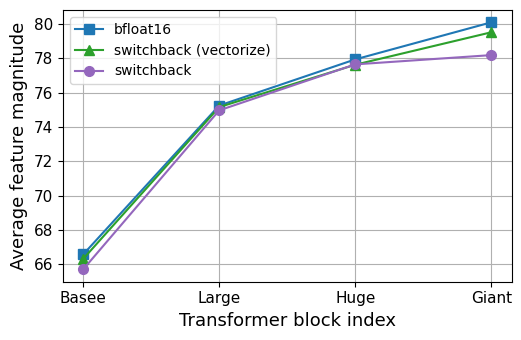

This chart was generated by the following Python code:
import matplotlib.pyplot as plt
import pandas as pd
import numpy as np
import os

import matplotlib.gridspec as gridspec

# from mpl_toolkits.axes_grid1.inset_locator import zoomed_inset_axes, mark_inset
# from mpl_toolkits.axes_grid1.anchored_artists import AnchoredSizeBar


#plt.rcParams['font.family'] = 'STIXGeneral'

cmap=plt.get_cmap('cool')
def get_metrics(filename):
    if not os.path.exists(filename):
        print(filename)
        return 100 * 1./1000
    f = open(filename, "r")
    c = f.read()
    good =[l for l in c.split("\n") if "imagenet-zero" in l]
    if len(good) != 1:
        return 100 * 1./1000
    top5 = float(good[0].split("\t")[1].split(" ")[-1])
    top1 = float(good[0].split("\t")[0].split(" ")[-1])
    return 100 * top1

def proc(df, lim):
    df.drop(df[df[0] == 0].index[1:], axis=0, inplace=True)
    df.drop_duplicates(0, keep='last', inplace=True)
    if lim > 0:
        df = df[df[0] < lim]
    return df
if __name__ == '__main__':
    kernel_size = 40
    min_loss = 14
    max_scaler = 1
    log_level = 1  #+ len(modules)

    # NOTE: LOOK AT FEATURE STDDEV!

    #fig, axlist = plt.subplots(log_level, 2, figsize=(16, 5 * log_level))
    fig = plt.figure(tight_layout=True, figsize=(10, 3.5))
    gs = gridspec.GridSpec(1, 2)
    # if log_level == 1:
    #     axlist = [axlist]

    axlabels = []

    convert = {
        'B-32' : 'Base',
        'L-14' : 'Large',
        'H-14' : 'Huge',
    }

    #axins2 = zoomed_inset_axes(axlist[0], zoom=3, bbox_to_anchor=(1, 1))
    ax = fig.add_subplot(gs[0, 0])

    ys1 = [66.57, 75.25, 77.94, 80.1]
    ys2 = [66.31, 75.16, 77.63, 79.52]
    ys3 = [65.70, 74.97, 77.65, 78.19]
    ax.plot(ys1, color='C0', label='bfloat16', marker='s', markersize=7)
    ax.plot(ys2, color='C2', label='switchback (vectorize)', marker='^', markersize=7)
    ax.plot(ys3, color='C4', label='switchback', marker='o', markersize=7)

    sizes = ['Basee', 'Large', 'Huge', 'Giant']
    ax.set_xticks([j for j, _ in enumerate(sizes)])
    ax.set_xticklabels(sizes)
    ax.set_xlabel('Transformer block index', fontsize=13)
    ax.set_ylabel('Average feature magnitude', fontsize=13)
    #leg = ax.legend(loc='center right', bbox_to_anchor=(1.0, 0.3))
    ax.legend()
    #leg.get_texts()[-1].set_fontweight('bold')

    ax.tick_params(axis='x', labelsize=11)
    ax.tick_params(axis='y', labelsize=11)
    ax.grid()



    plt.savefig('/admin/home-mitchellw/forks/open_clip_fork/plots/paper/inference_quant.png', bbox_inches='tight')

